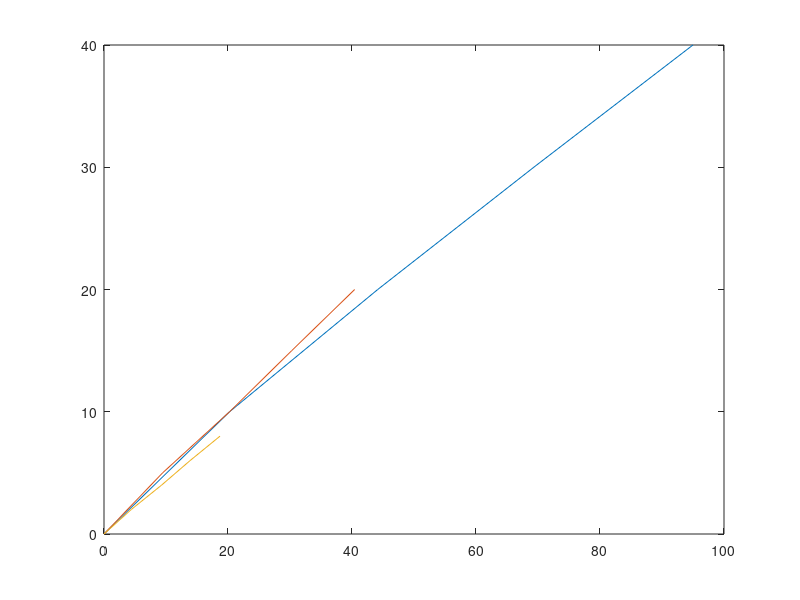

Recreate this plot in MATLAB.
x=[0, 20.25, 20.25+23.9, 20.25+23.9+25.17, 20.25+23.9+25.17+25.67]; y=[0,10,20,30,40]; 
plot(x,y)
hold on

c=[0, 9.45, 9.45+10.80, 9.45+10.80+10.03,9.45+10.80+10.03+10.15]; d = [0,5,10,15,20];
plot(c,d)
hold on

e=[0, 4.39, 4.9+4.39, 4.39+4.9+4.58, 4.39+4.9+4.58+4.83]; f=[0,2,4,6,8];
plot(e,f);
hold off